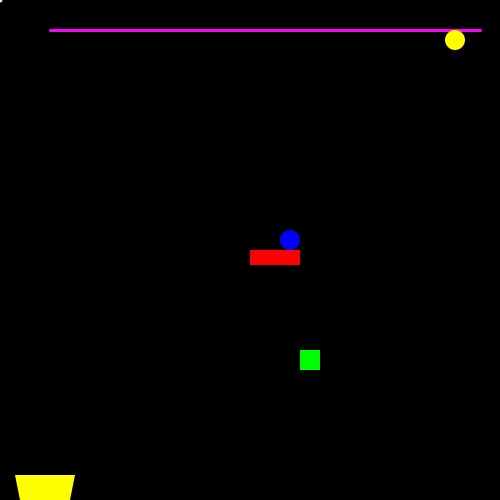
Frame 1 (no input)
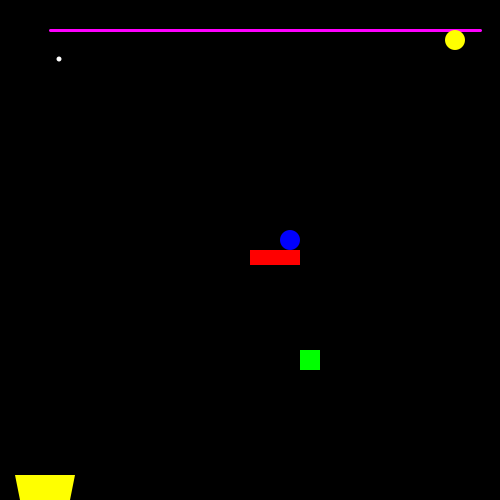
Frame 60 (the mouse pressed at the canvas centre just before this capture)
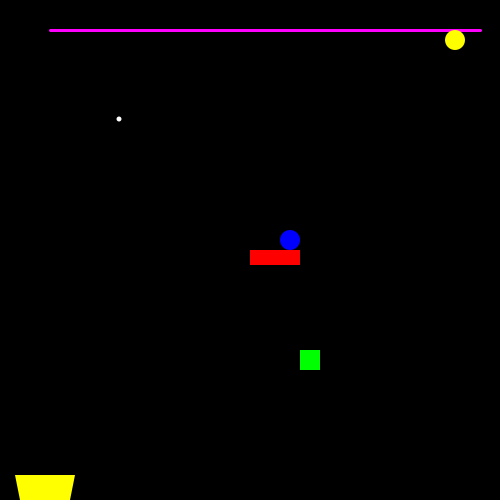
Frame 120 (the mouse held since frame 60 and released just before this capture)

The Processing sketch that drew these frames (run headless with seeded random() and noise(); from frame 60 on, the mouse is pressed at the canvas centre):

// Processing sketch: monson
// ── monson.pde
int x = 0;
int y = 0; 
int rx = 250;
int ry = 250;
int bbx = 290;
int bby = 240;
int gsx = 300;
int gsy = 350;
int ybx = 455;
int yby = 40;

void setup(){
  size(500,500);
  background(0);
}

void draw(){
  background(0,0,0,40);

  //the little ball that starts it all
  fill(256,256,256);
  noStroke();
  ellipse (x,y, 5, 5);
    
  //red rectangle
  fill (256,0,0);
  rect (rx, ry, 50, 15);
  
  //blue ball
  fill(0, 0, 256);
  ellipse(bbx,bby,20,20);
  
  //green square
  fill(0,256,0);
  rect(gsx, gsy, 20,20);
  
  //white bouncer ball
//  fill(256,256,256);
//  ellipse(480,500,80,80);
  
  //purple track
  stroke(255,0,255);
  strokeWeight(3);
  line(50,30, 480, 30);
  
  //yellow ball
  noStroke();
  fill(256,256,0);
  ellipse (ybx, yby, 20,20);
  
  //yellow bucket
  quad(15, 475, 75, 475, 70, 500, 20,500);
  
  //GO, BALL, GO!
  x++;
  y++;
  
  if (x >= 250){
    y=247;
  }
  if (x >= (bbx-10)){
    x--;
    bbx++;
  }
  if (bbx >= 310){
    bbx=310;
    bby+=5;
  }
 
  if (bbx <= 30){
  bbx=30;
  }
  if (bby >= gsy){
    gsx += 5;
    gsy += 3;
  }
  if (bby >= 520){
  bby=520;
  bbx=0;
  }
  if (gsx > 460){
    gsx= 458;
    gsy= gsy-5;

  }
  if (gsy <= 29){
    gsy = 30;
    ybx--;
  }
  
 if (ybx <=50){
   ybx = 50;
   yby = yby+5;
 }
    
}
